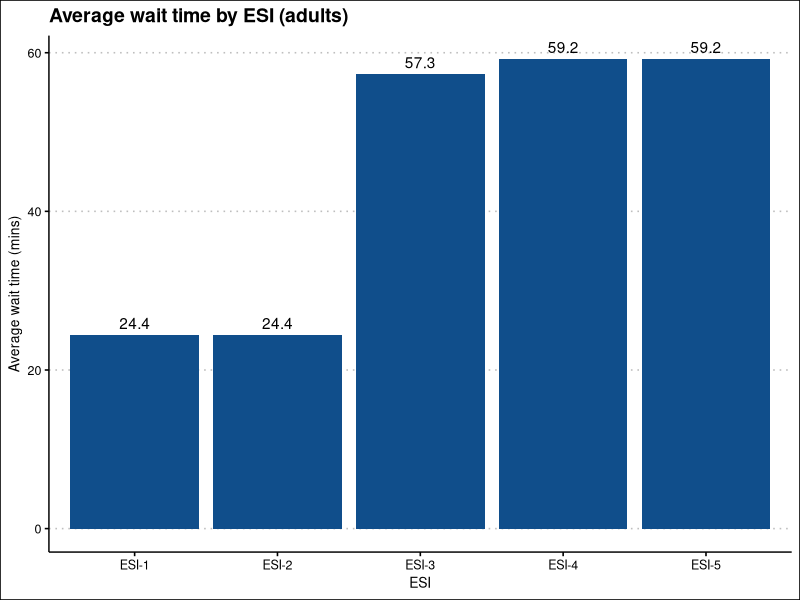
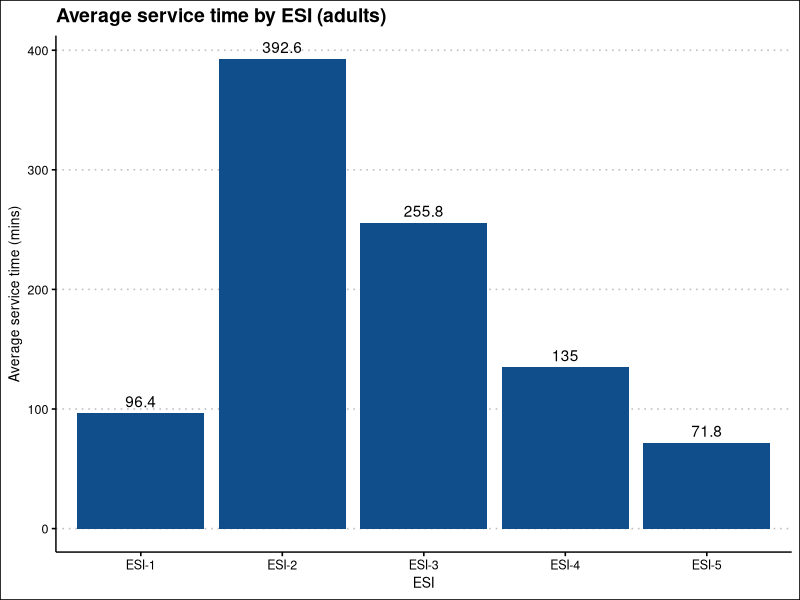
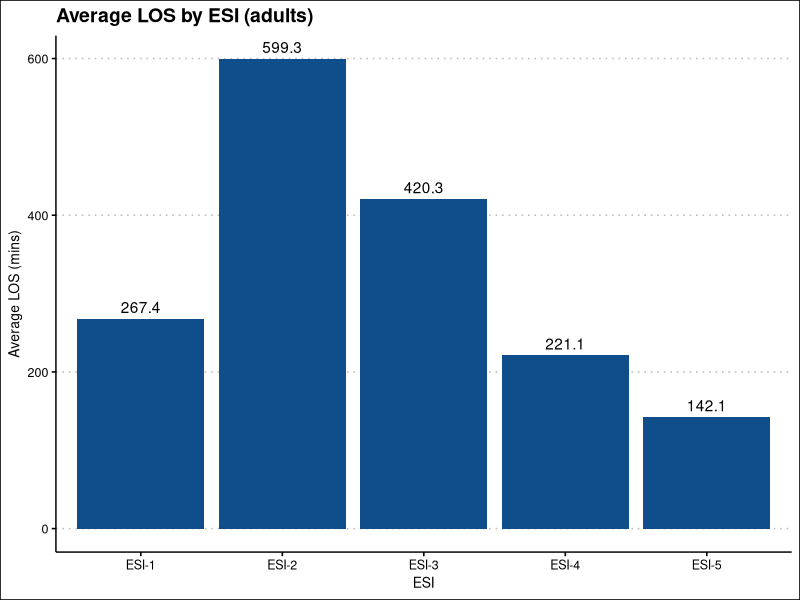

The R script that drew these images, in order:
library(tidyverse)
library(ggthemes)

# Makes a few simple histograms based on historical data

w <- 6
h <- 5


#--> Data from Chen 2018 and Riederer 2016
ESI <- c("ESI-1", "ESI-2","ESI-3","ESI-4","ESI-5")
wait_time <- c(24.4, 24.4, 57.3, 59.2, 59.2)
serve_time <- c(96.4, 392.6, 255.8, 135, 71.8)
los <- c(267.4, 599.3, 420.3, 221.1, 142.1)

df <- data.frame(ESI, wait_time, serve_time, los)

p1 <- df %>%
  ggplot(aes(ESI, wait_time)) +
  geom_col(fill="dodgerblue4") +
  theme_clean() +
  geom_text(aes(label = wait_time), vjust = -0.5) +
  labs(x="ESI", 
       y="Average wait time (mins)",
       title="Average wait time by ESI (adults)")
ggsave("wait-mean.png", p1, width=w, height = h)

p2 <- df %>%
  ggplot(aes(ESI, serve_time)) +
  geom_col(fill="dodgerblue4") +
  theme_clean() +
  geom_text(aes(label = serve_time), vjust = -0.5) +
  labs(x="ESI", 
       y="Average service time (mins)",
       title="Average service time by ESI (adults)")

ggsave("serve-mean.png", p2, width=w, height = h)

p3 <- df %>%
  ggplot(aes(ESI, los)) +
  geom_col(fill="dodgerblue4") +
  theme_clean() +
  geom_text(aes(label = los), vjust = -0.5) +
  labs(x="ESI", 
       y="Average LOS (mins)",
       title="Average LOS by ESI (adults)")

ggsave("los-mean.png", p3, width=w, height = h)